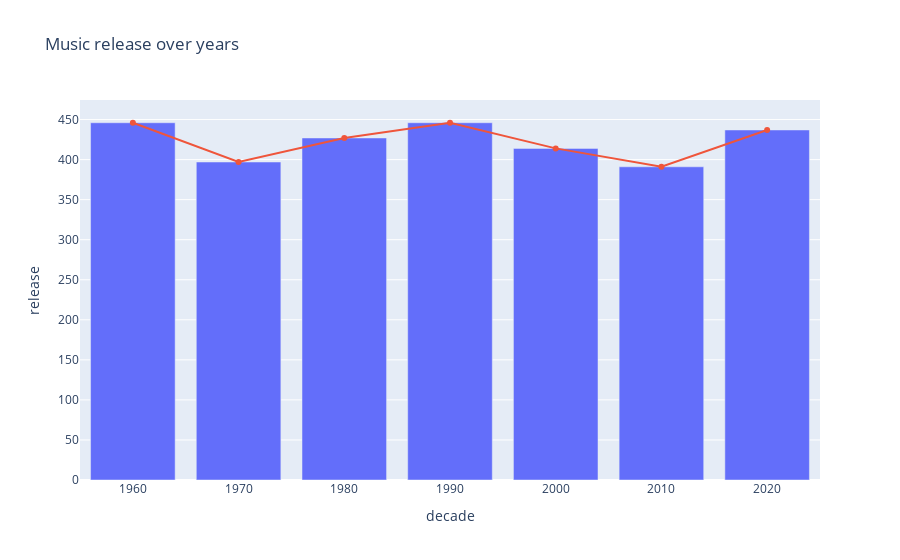

Notebook code cell kept with this figure:
### Code cell
from modules.vizualisation import barplot_by_decade

barplot_by_decade(df)

### Figure 1 — Plotly figure (JSON) as saved in the notebook; plotly's stock layout.template omitted (floating-point values rounded to 4 significant figures)
{"data": [{"showlegend": false, "type": "bar", "x": [1960, 1970, 1980, 1990, 2000, 2010, 2020], "y": [446, 397, 427, 446, 414, 391, 437]}, {"mode": "markers+lines", "name": "trend", "showlegend": false, "type": "scatter", "x": [1960, 1970, 1980, 1990, 2000, 2010, 2020], "y": [446, 397, 427, 446, 414, 391, 437]}], "layout": {"title": {"text": "Music release over years"}, "xaxis": {"title": {"text": "decade"}}, "yaxis": {"title": {"text": "release"}}}}
